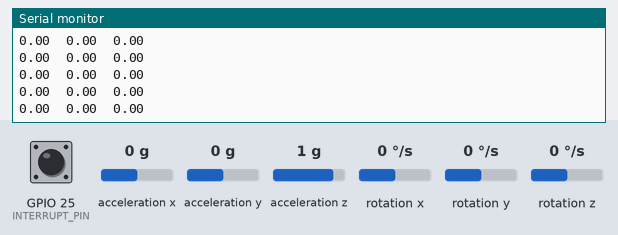
The sketch below on a simulated ESP8266 (NodeMCU). Parts: the last lines printed to the serial monitor. The inputs (shaded band) are chosen by the test bench; at power-on: acceleration x 0 g, acceleration y 0 g, acceleration z 1 g, rotation z 0 °/s, GPIO 25 (INTERRUPT_PIN) LOW, rotation x 0 °/s, rotation y 0 °/s. The sensor or clock chip raises its interrupt line as the real part does.

Above: at 1.7 s.
1.8 s: acceleration x set to -1.4 g
At 2.3 s:
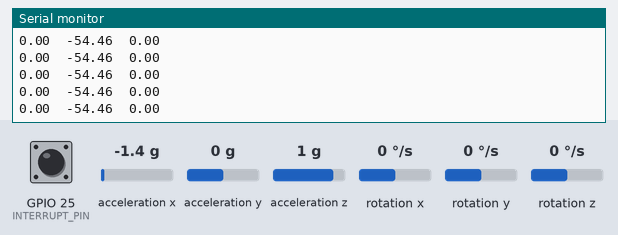
3.3 s: acceleration y set to -1.4 g
At 3.8 s:
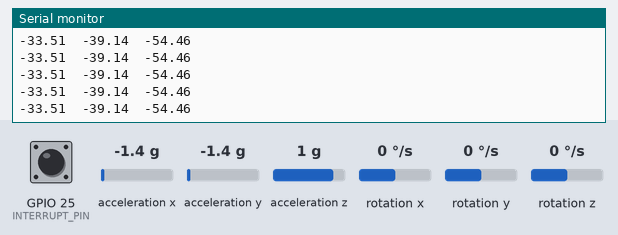
4.8 s: acceleration z set to -1.4 g
At 5.5 s:
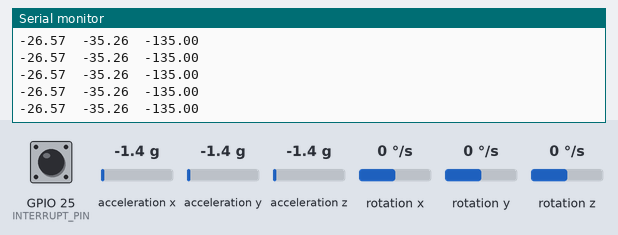
6.3 s: rotation z set to -192 °/s
At 6.8 s:
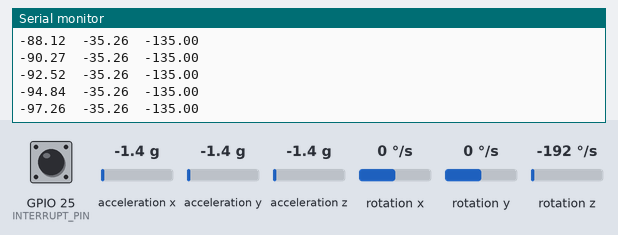
7.8 s: GPIO 25 (INTERRUPT_PIN) pulled HIGH for 0.15 s
Timing chart, 0 to 10.4 s (numbered marks = the images above; inputs shaded):
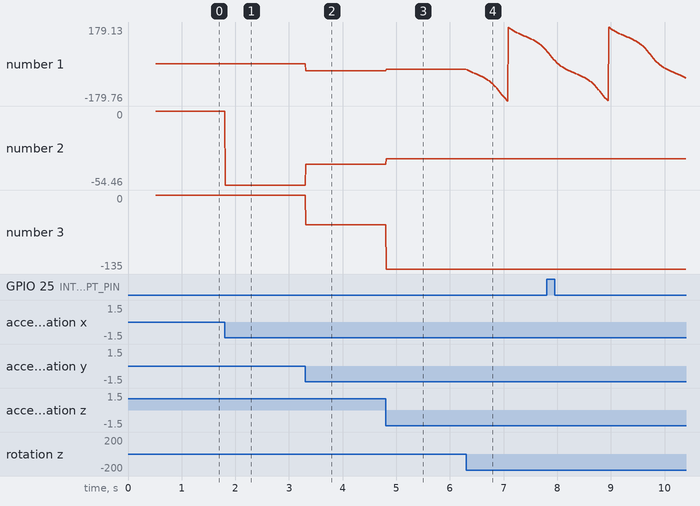

Measured:
- after the input at 1.8 s, the serial monitor: prints a new line at once (image 1)
- after the input at 3.3 s, the serial monitor: prints a new line at once (image 2)
- after the input at 4.8 s, the serial monitor: prints a new line at once (image 3)
- after the input at 6.3 s, the serial monitor: prints a new line at once (image 4)
- plotted number 1: 0 → -33.51 after the input at 3.3 s, -33.51 → -26.57 after the input at 4.8 s, -26.57 → 65.25 after the input at 6.3 s
- plotted number 2: 0 → -54.46 after the input at 1.8 s, -54.46 → -39.14 after the input at 3.3 s, -39.14 → -35.26 after the input at 4.8 s
- plotted number 3: -54.46 → -135 after the input at 4.8 s

The sketch:

MPU6050_DMP6_ESP32.ino
```cpp
// (licence header left out)
/* This driver reads quaternion data from the MPU6060 and sends
   Open Sound Control messages.

  GY-521  NodeMCU
  MPU6050 devkit 1.0
  board   Lolin         Description
  ======= ==========    ====================================================
  VCC     VU (5V USB)   Not available on all boards so use 3.3V if needed.
  GND     G             Ground
  SCL     D1 (GPIO05)   I2C clock
  SDA     D2 (GPIO04)   I2C data
  XDA     not connected
  XCL     not connected
  AD0     not connected
  INT     D8 (GPIO15)   Interrupt pin

*/

// I2Cdev and MPU6050 must be installed as libraries, or else the .cpp/.h files
// for both classes must be in the include path of your project
#include "I2Cdev.h"

#include "MPU6050_6Axis_MotionApps20.h"
//#include "MPU6050.h" // not necessary if using MotionApps include file

// Arduino Wire library is required if I2Cdev I2CDEV_ARDUINO_WIRE implementation
// is used in I2Cdev.h
#if I2CDEV_IMPLEMENTATION == I2CDEV_ARDUINO_WIRE
    #include "Wire.h"
#endif

// class default I2C address is 0x68
// specific I2C addresses may be passed as a parameter here
// AD0 low = 0x68 (default for SparkFun breakout and InvenSense evaluation board)
// AD0 high = 0x69
MPU6050 mpu;
//MPU6050 mpu(0x69); // <-- use for AD0 high

/* =========================================================================
   NOTE: In addition to connection 5/3.3v, GND, SDA, and SCL, this sketch
   depends on the MPU-6050's INT pin being connected to the ESP8266 GPIO15
   pin.
 * ========================================================================= */

// MPU control/status vars
bool dmpReady = false;  // set true if DMP init was successful
uint8_t mpuIntStatus;   // holds actual interrupt status byte from MPU
uint8_t devStatus;      // return status after each device operation (0 = success, !0 = error)
uint16_t packetSize;    // expected DMP packet size (default is 42 bytes)
uint16_t fifoCount;     // count of all bytes currently in FIFO
uint8_t fifoBuffer[64]; // FIFO storage buffer

// orientation/motion vars
Quaternion q;           // [w, x, y, z]         quaternion container
VectorInt16 aa;         // [x, y, z]            accel sensor measurements
VectorInt16 aaReal;     // [x, y, z]            gravity-free accel sensor measurements
VectorInt16 aaWorld;    // [x, y, z]            world-frame accel sensor measurements
VectorFloat gravity;    // [x, y, z]            gravity vector


// uncomment "OUTPUT_READABLE_QUATERNION" if you want to see the actual
// quaternion components in a [w, x, y, z] format (not best for parsing
// on a remote host such as Processing or something though)
//#define OUTPUT_READABLE_QUATERNION
//#define OUTPUT_TEAPOT_QUATERNION

// uncomment "OUTPUT_READABLE_EULER" if you want to see Euler angles
// (in degrees) calculated from the quaternions coming from the FIFO.
// Note that Euler angles suffer from gimbal lock (for more info, see
// http://en.wikipedia.org/wiki/Gimbal_lock)
//#define OUTPUT_READABLE_EULER

// uncomment "OUTPUT_READABLE_YAWPITCHROLL" if you want to see the yaw/
// pitch/roll angles (in degrees) calculated from the quaternions coming
// from the FIFO. Note this also requires gravity vector calculations.
// Also note that yaw/pitch/roll angles suffer from gimbal lock (for
// more info, see: http://en.wikipedia.org/wiki/Gimbal_lock)
#define OUTPUT_READABLE_YAWPITCHROLL
//#define OUTPUT_TEAPOT_YAWPITCHROLL

// uncomment "OUTPUT_READABLE_REALACCEL" if you want to see acceleration
// components with gravity removed. This acceleration reference frame is
// not compensated for orientation, so +X is always +X according to the
// sensor, just without the effects of gravity. If you want acceleration
// compensated for orientation, us OUTPUT_READABLE_WORLDACCEL instead.
//#define OUTPUT_READABLE_REALACCEL

// uncomment "OUTPUT_READABLE_WORLDACCEL" if you want to see acceleration
// components with gravity removed and adjusted for the world frame of
// reference (yaw is relative to initial orientation, since no magnetometer
// is present in this case). Could be quite handy in some cases.
//#define OUTPUT_READABLE_WORLDACCEL

// uncomment "OUTPUT_TEAPOT_OSC" if you want output that matches the
// format used for the InvenSense teapot demo
//#define OUTPUT_TEAPOT_OSC


#ifdef OUTPUT_READABLE_EULER
float euler[3];         // [psi, theta, phi]    Euler angle container
#endif
#ifdef OUTPUT_READABLE_YAWPITCHROLL
float ypr[3];           // [yaw, pitch, roll]   yaw/pitch/roll container and gravity vector
#endif
#ifdef OUTPUT_TEAPOT_YAWPITCHROLL
float ypr[3];           // [yaw, pitch, roll]   yaw/pitch/roll container and gravity vector
#endif

#define INTERRUPT_PIN 25 // use pin 15 on ESP8266

const char DEVICE_NAME[] = "mpu6050";


// ================================================================
// ===               INTERRUPT DETECTION ROUTINE                ===
// ================================================================

volatile bool mpuInterrupt = false;     // indicates whether MPU interrupt pin has gone high
void ICACHE_RAM_ATTR dmpDataReady() {
    mpuInterrupt = true;
}

unsigned long prev_time = 0;

void setup(void)
{
  //Serial.begin(115200);
  Serial.begin(1000000);
  Serial.println(F("\nOrientation Sensor OSC output")); Serial.println();

  // join I2C bus (I2Cdev library doesn't do this automatically)
#if I2CDEV_IMPLEMENTATION == I2CDEV_ARDUINO_WIRE
  //Wire.begin(D1, D2);
  Wire.begin();
  Wire.setClock(400000); // 400kHz I2C clock. Comment this line if having compilation difficulties
#elif I2CDEV_IMPLEMENTATION == I2CDEV_BUILTIN_FASTWIRE
  Fastwire::setup(400, true);
#endif

  // initialize device
  Serial.println(F("Initializing I2C devices..."));
  mpu.initialize();
  pinMode(INTERRUPT_PIN, INPUT);

  // verify connection
  Serial.println(F("Testing device connections..."));
  Serial.println(mpu.testConnection() ? F("MPU6050 connection successful") : F("MPU6050 connection failed"));

  // load and configure the DMP
  Serial.println(F("Initializing DMP..."));
  devStatus = mpu.dmpInitialize();

  // supply your own gyro offsets here, scaled for min sensitivity
  mpu.setXGyroOffset(220);
  mpu.setYGyroOffset(76);
  mpu.setZGyroOffset(-85);
  mpu.setZAccelOffset(1788); // 1688 factory default for my test chip

  // make sure it worked (returns 0 if so)
  if (devStatus == 0) {
    // turn on the DMP, now that it's ready
    Serial.println(F("Enabling DMP..."));
    mpu.setDMPEnabled(true);

    // enable Arduino interrupt detection
    Serial.println(F("Enabling interrupt detection (Arduino external interrupt 0)..."));
    attachInterrupt(digitalPinToInterrupt(INTERRUPT_PIN), dmpDataReady, RISING);
    mpuIntStatus = mpu.getIntStatus();

    // set our DMP Ready flag so the main loop() function knows it's okay to use it
    Serial.println(F("DMP ready! Waiting for first interrupt..."));
    dmpReady = true;

    // get expected DMP packet size for later comparison
    packetSize = mpu.dmpGetFIFOPacketSize();
  } else {
    // ERROR!
    // 1 = initial memory load failed
    // 2 = DMP configuration updates failed
    // (if it's going to break, usually the code will be 1)
    Serial.print(F("DMP Initialization failed (code "));
    Serial.print(devStatus);
    Serial.println(F(")"));
  }

  prev_time = millis();
}

void mpu_loop()
{
  // if programming failed, don't try to do anything
  if (!dmpReady) return;

  // wait for MPU interrupt or extra packet(s) available
  if (!mpuInterrupt && fifoCount < packetSize) return;

  // reset interrupt flag and get INT_STATUS byte
  mpuInterrupt = false;
  mpuIntStatus = mpu.getIntStatus();

  // get current FIFO count
  fifoCount = mpu.getFIFOCount();

  // check for overflow (this should never happen unless our code is too inefficient)
  if ((mpuIntStatus & 0x10) || fifoCount == 1024) {
    // reset so we can continue cleanly
    mpu.resetFIFO();
    Serial.println(F("FIFO overflow!"));

    // otherwise, check for DMP data ready interrupt (this should happen frequently)
  } else if (mpuIntStatus & 0x02) {
    // wait for correct available data length, should be a VERY short wait
    while (fifoCount < packetSize) fifoCount = mpu.getFIFOCount();

    // read a packet from FIFO
    mpu.getFIFOBytes(fifoBuffer, packetSize);

    // track FIFO count here in case there is > 1 packet available
    // (this lets us immediately read more without waiting for an interrupt)
    fifoCount -= packetSize;

#ifdef OUTPUT_READABLE_QUATERNION
    // display quaternion values in easy matrix form: w x y z
    mpu.dmpGetQuaternion(&q, fifoBuffer);
    Serial.print("quat\t");
    Serial.print(q.w);
    Serial.print("\t");
    Serial.print(q.x);
    Serial.print("\t");
    Serial.print(q.y);
    Serial.print("\t");
    Serial.println(q.z);
#endif

#ifdef OUTPUT_TEAPOT_QUATERNION
    // display quaternion values in easy matrix form: w x y z
    mpu.dmpGetQuaternion(&q, fifoBuffer);
    Serial.print("y");
    Serial.print(q.w);
    Serial.print(",");
    Serial.print(q.x);
    Serial.print(",");
    Serial.print(q.y);
    Serial.print(",");
    Serial.print(q.z);
    Serial.print("$\n");
#endif

#ifdef OUTPUT_READABLE_EULER
    // display Euler angles in degrees
    mpu.dmpGetQuaternion(&q, fifoBuffer);
    mpu.dmpGetEuler(euler, &q);
    Serial.print("euler\t");
    Serial.print(euler[0] * 180/M_PI);
    Serial.print("\t");
    Serial.print(euler[1] * 180/M_PI);
    Serial.print("\t");
    Serial.println(euler[2] * 180/M_PI);
#endif

#ifdef OUTPUT_READABLE_YAWPITCHROLL
    // display Euler angles in degrees
    mpu.dmpGetQuaternion(&q, fifoBuffer);
    mpu.dmpGetGravity(&gravity, &q);
    mpu.dmpGetYawPitchRoll(ypr, &q, &gravity);
    //Serial.print("ypr\t");
    Serial.print(ypr[0] * 180/M_PI);
    Serial.print("\t");
    Serial.print(ypr[1] * 180/M_PI);
    Serial.print("\t");
    Serial.println(ypr[2] * 180/M_PI);
#endif

#ifdef OUTPUT_TEAPOT_YAWPITCHROLL
    // display Euler angles in degrees
    mpu.dmpGetQuaternion(&q, fifoBuffer);
    mpu.dmpGetGravity(&gravity, &q);
    mpu.dmpGetYawPitchRoll(ypr, &q, &gravity);
    Serial.print("y");
    Serial.print(ypr[2]);
    Serial.print(",");
    Serial.print(ypr[1]);
    Serial.print(",");
    Serial.print(ypr[0]);
    Serial.print("$\n");
#endif

#ifdef OUTPUT_READABLE_REALACCEL
    // display real acceleration, adjusted to remove gravity
    mpu.dmpGetQuaternion(&q, fifoBuffer);
    mpu.dmpGetAccel(&aa, fifoBuffer);
    mpu.dmpGetGravity(&gravity, &q);
    mpu.dmpGetLinearAccel(&aaReal, &aa, &gravity);
    Serial.print("areal\t");
    Serial.print(aaReal.x);
    Serial.print("\t");
    Serial.print(aaReal.y);
    Serial.print("\t");
    Serial.println(aaReal.z);
#endif

#ifdef OUTPUT_READABLE_WORLDACCEL
    // display initial world-frame acceleration, adjusted to remove gravity
    // and rotated based on known orientation from quaternion
    mpu.dmpGetQuaternion(&q, fifoBuffer);
    mpu.dmpGetAccel(&aa, fifoBuffer);
    mpu.dmpGetGravity(&gravity, &q);
    mpu.dmpGetLinearAccel(&aaReal, &aa, &gravity);
    mpu.dmpGetLinearAccelInWorld(&aaWorld, &aaReal, &q);
    Serial.print("aworld\t");
    Serial.print(aaWorld.x);
    Serial.print("\t");
    Serial.print(aaWorld.y);
    Serial.print("\t");
    Serial.println(aaWorld.z);
#endif
  }
}

/**************************************************************************/
/*
    Arduino loop function, called once 'setup' is complete (your own code
    should go here)
*/
/**************************************************************************/
void loop(void)
{
  //unsigned long current_time = millis();

  prev_time = micros();

  mpu_loop();

  double dt = micros() - prev_time;
  //Serial.println(dt);
}
```
